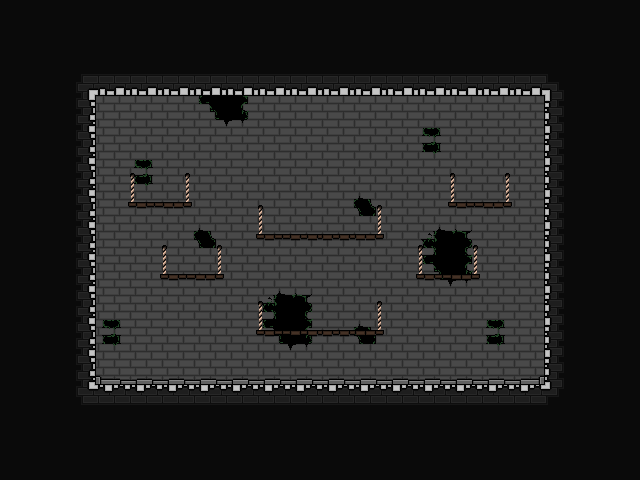

This game map was drawn from its Tiled (.tmx) file and the tilesets committed beside it. A one-line description and the full map source follow:
An orthogonal 20x15 tile map with 32x32 px tiles, 4 tile layers (Background, Walls, Platforms, PlatformsPlaceholder), 3 tilesets and 21 objects.

<map version="1.9" tiledversion="1.9.2" orientation="orthogonal" renderorder="left-up" width="20" height="15" tilewidth="32" tileheight="32" infinite="0" nextlayerid="19" nextobjectid="34">
 <editorsettings>
  <export target="../JSON/map_floor_08.tmj" format="json" />
 </editorsettings>
 <tileset firstgid="1" name="prototype_tileset" tilewidth="32" tileheight="32" tilecount="128" columns="16">
  <image source="../prototype_tileset.png" width="512" height="256" />
 </tileset>
 <tileset firstgid="129" name="playerSketch" tilewidth="32" tileheight="32" tilecount="16" columns="8">
  <image source="../../../Documentation/Recherches/playerSketch.png" width="256" height="64" />
 </tileset>
 <tileset firstgid="145" name="tileset" tilewidth="32" tileheight="32" tilecount="64" columns="8">
  <image source="../tileset.png" width="256" height="256" />
  <tile id="0">
   <properties>
    <property name="collides" type="bool" value="true" />
   </properties>
  </tile>
  <tile id="1">
   <properties>
    <property name="collides" type="bool" value="true" />
   </properties>
  </tile>
  <tile id="2">
   <properties>
    <property name="collides" type="bool" value="true" />
   </properties>
  </tile>
  <tile id="3">
   <properties>
    <property name="collides" type="bool" value="false" />
   </properties>
  </tile>
  <tile id="4">
   <properties>
    <property name="collides" type="bool" value="false" />
   </properties>
  </tile>
  <tile id="5">
   <properties>
    <property name="collides" type="bool" value="false" />
   </properties>
  </tile>
  <tile id="6">
   <properties>
    <property name="collides" type="bool" value="false" />
   </properties>
  </tile>
  <tile id="7">
   <properties>
    <property name="collides" type="bool" value="false" />
   </properties>
  </tile>
  <tile id="8">
   <properties>
    <property name="collides" type="bool" value="true" />
   </properties>
  </tile>
  <tile id="9">
   <properties>
    <property name="collides" type="bool" value="false" />
   </properties>
  </tile>
  <tile id="10">
   <properties>
    <property name="collides" type="bool" value="true" />
   </properties>
  </tile>
  <tile id="11">
   <properties>
    <property name="collides" type="bool" value="false" />
   </properties>
  </tile>
  <tile id="12">
   <properties>
    <property name="collides" type="bool" value="false" />
   </properties>
  </tile>
  <tile id="13">
   <properties>
    <property name="collides" type="bool" value="false" />
   </properties>
  </tile>
  <tile id="14">
   <properties>
    <property name="collides" type="bool" value="false" />
   </properties>
  </tile>
  <tile id="15">
   <properties>
    <property name="collides" type="bool" value="false" />
   </properties>
  </tile>
  <tile id="16">
   <properties>
    <property name="collides" type="bool" value="true" />
   </properties>
  </tile>
  <tile id="17">
   <properties>
    <property name="collides" type="bool" value="true" />
   </properties>
  </tile>
  <tile id="18">
   <properties>
    <property name="collides" type="bool" value="true" />
   </properties>
  </tile>
  <tile id="19">
   <properties>
    <property name="collides" type="bool" value="false" />
   </properties>
  </tile>
  <tile id="20">
   <properties>
    <property name="collides" type="bool" value="false" />
   </properties>
  </tile>
  <tile id="21">
   <properties>
    <property name="collides" type="bool" value="false" />
   </properties>
  </tile>
  <tile id="22">
   <properties>
    <property name="collides" type="bool" value="false" />
   </properties>
  </tile>
  <tile id="23">
   <properties>
    <property name="collides" type="bool" value="false" />
   </properties>
  </tile>
  <tile id="24">
   <properties>
    <property name="collides" type="bool" value="false" />
   </properties>
  </tile>
  <tile id="25">
   <properties>
    <property name="collides" type="bool" value="false" />
   </properties>
  </tile>
  <tile id="26">
   <properties>
    <property name="collides" type="bool" value="false" />
   </properties>
  </tile>
  <tile id="27">
   <properties>
    <property name="collides" type="bool" value="false" />
   </properties>
  </tile>
  <tile id="28">
   <properties>
    <property name="collides" type="bool" value="false" />
   </properties>
  </tile>
  <tile id="29">
   <properties>
    <property name="collides" type="bool" value="false" />
   </properties>
  </tile>
  <tile id="30">
   <properties>
    <property name="collides" type="bool" value="false" />
   </properties>
  </tile>
  <tile id="31">
   <properties>
    <property name="collides" type="bool" value="false" />
   </properties>
  </tile>
  <tile id="32">
   <properties>
    <property name="collides" type="bool" value="false" />
   </properties>
  </tile>
  <tile id="33">
   <properties>
    <property name="collides" type="bool" value="false" />
   </properties>
  </tile>
  <tile id="34">
   <properties>
    <property name="collides" type="bool" value="false" />
   </properties>
  </tile>
  <tile id="35">
   <properties>
    <property name="collides" type="bool" value="false" />
   </properties>
  </tile>
  <tile id="36">
   <properties>
    <property name="collides" type="bool" value="false" />
   </properties>
  </tile>
  <tile id="37">
   <properties>
    <property name="collides" type="bool" value="false" />
   </properties>
  </tile>
  <tile id="38">
   <properties>
    <property name="collides" type="bool" value="false" />
   </properties>
  </tile>
  <tile id="39">
   <properties>
    <property name="collides" type="bool" value="false" />
   </properties>
  </tile>
  <tile id="40">
   <properties>
    <property name="collides" type="bool" value="false" />
   </properties>
  </tile>
  <tile id="41">
   <properties>
    <property name="collides" type="bool" value="false" />
   </properties>
  </tile>
  <tile id="42">
   <properties>
    <property name="collides" type="bool" value="false" />
   </properties>
  </tile>
  <tile id="43">
   <properties>
    <property name="collides" type="bool" value="false" />
   </properties>
  </tile>
  <tile id="44">
   <properties>
    <property name="collides" type="bool" value="false" />
   </properties>
  </tile>
  <tile id="45">
   <properties>
    <property name="collides" type="bool" value="false" />
   </properties>
  </tile>
  <tile id="46">
   <properties>
    <property name="collides" type="bool" value="false" />
   </properties>
  </tile>
  <tile id="47">
   <properties>
    <property name="collides" type="bool" value="false" />
   </properties>
  </tile>
  <tile id="48">
   <properties>
    <property name="collides" type="bool" value="false" />
   </properties>
  </tile>
  <tile id="49">
   <properties>
    <property name="collides" type="bool" value="false" />
   </properties>
  </tile>
  <tile id="50">
   <properties>
    <property name="collides" type="bool" value="false" />
   </properties>
  </tile>
  <tile id="51">
   <properties>
    <property name="collides" type="bool" value="false" />
   </properties>
  </tile>
  <tile id="52">
   <properties>
    <property name="collides" type="bool" value="false" />
   </properties>
  </tile>
  <tile id="53">
   <properties>
    <property name="collides" type="bool" value="false" />
   </properties>
  </tile>
  <tile id="54">
   <properties>
    <property name="collides" type="bool" value="false" />
   </properties>
  </tile>
  <tile id="55">
   <properties>
    <property name="collides" type="bool" value="false" />
   </properties>
  </tile>
  <tile id="56">
   <properties>
    <property name="collides" type="bool" value="false" />
   </properties>
  </tile>
  <tile id="57">
   <properties>
    <property name="collides" type="bool" value="false" />
   </properties>
  </tile>
  <tile id="58">
   <properties>
    <property name="collides" type="bool" value="false" />
   </properties>
  </tile>
  <tile id="59">
   <properties>
    <property name="collides" type="bool" value="false" />
   </properties>
  </tile>
  <tile id="60">
   <properties>
    <property name="collides" type="bool" value="false" />
   </properties>
  </tile>
  <tile id="61">
   <properties>
    <property name="collides" type="bool" value="false" />
   </properties>
  </tile>
  <tile id="62">
   <properties>
    <property name="collides" type="bool" value="false" />
   </properties>
  </tile>
  <tile id="63">
   <properties>
    <property name="collides" type="bool" value="false" />
   </properties>
  </tile>
 </tileset>
 <layer id="14" name="Background" width="20" height="15">
  <data encoding="csv">
154,154,154,154,154,154,154,154,154,154,154,154,154,154,154,154,154,154,154,154,
154,154,154,154,154,154,154,154,154,154,154,154,154,154,154,154,154,154,154,154,
154,154,154,154,154,154,154,154,154,154,154,154,154,154,154,154,154,154,154,154,
154,154,154,0,0,0,0,0,0,0,0,0,0,0,0,0,0,154,154,154,
154,154,154,0,0,0,0,0,0,0,0,0,0,0,0,0,0,154,154,154,
154,154,154,0,0,0,0,0,0,0,0,0,0,0,0,0,0,154,154,154,
154,154,154,0,0,0,0,0,0,0,0,0,0,0,0,0,0,154,154,154,
154,154,154,0,0,0,0,0,0,0,0,0,0,0,0,0,0,154,154,154,
154,154,154,0,0,0,0,0,0,0,0,0,0,0,0,0,0,154,154,154,
154,154,154,0,0,0,0,0,0,0,0,0,0,0,0,0,0,154,154,154,
154,154,154,0,0,0,0,0,0,0,0,0,0,0,0,0,0,154,154,154,
154,154,154,0,0,0,0,0,0,0,0,0,0,0,0,0,0,154,154,154,
154,154,154,154,154,154,154,154,154,154,154,154,154,154,154,154,154,154,154,154,
154,154,154,154,154,154,154,154,154,154,154,154,154,154,154,154,154,154,154,154,
154,154,154,154,154,154,154,154,154,154,154,154,154,154,154,154,154,154,154,154
</data>
 </layer>
 <layer id="3" name="Walls" width="20" height="15">
  <data encoding="csv">
0,0,0,0,0,0,0,0,0,0,0,0,0,0,0,0,0,0,0,0,
0,0,0,0,0,0,0,0,0,0,0,0,0,0,0,0,0,0,0,0,
0,0,0,0,0,0,0,0,0,0,0,0,0,0,0,0,0,0,0,0,
0,0,0,149,149,149,159,160,149,149,149,149,149,149,149,149,149,0,0,0,
0,0,0,149,149,149,149,149,149,149,149,149,149,150,149,149,149,0,0,0,
0,0,0,149,150,149,149,149,149,149,149,149,149,149,149,149,149,0,0,0,
0,0,0,149,149,149,149,149,149,149,149,148,149,149,149,149,149,0,0,0,
0,0,0,149,149,149,148,149,149,149,149,149,149,151,152,149,149,0,0,0,
0,0,0,149,149,149,149,149,149,149,149,149,149,159,160,149,149,0,0,0,
0,0,0,149,149,149,149,149,151,152,149,149,149,149,149,149,149,0,0,0,
0,0,0,150,149,149,149,149,159,160,149,148,149,149,149,150,149,0,0,0,
0,0,0,156,157,157,157,157,157,157,157,157,157,157,157,157,158,0,0,0,
0,0,0,0,0,0,0,0,0,0,0,0,0,0,0,0,0,0,0,0,
0,0,0,0,0,0,0,0,0,0,0,0,0,0,0,0,0,0,0,0,
0,0,0,0,0,0,0,0,0,0,0,0,0,0,0,0,0,0,0,0
</data>
 </layer>
 <layer id="13" name="Platforms" width="20" height="15">
  <data encoding="csv">
0,0,0,0,0,0,0,0,0,0,0,0,0,0,0,0,0,0,0,0,
0,0,0,0,0,0,0,0,0,0,0,0,0,0,0,0,0,0,0,0,
0,0,145,146,146,146,146,146,146,146,146,146,146,146,146,146,146,147,0,0,
0,0,153,0,0,0,0,0,0,0,0,0,0,0,0,0,0,155,0,0,
0,0,153,0,0,0,0,0,0,0,0,0,0,0,0,0,0,155,0,0,
0,0,153,0,0,0,0,0,0,0,0,0,0,0,0,0,0,155,0,0,
0,0,153,0,0,0,0,0,0,0,0,0,0,0,0,0,0,155,0,0,
0,0,153,0,0,0,0,0,0,0,0,0,0,0,0,0,0,155,0,0,
0,0,153,0,0,0,0,0,0,0,0,0,0,0,0,0,0,155,0,0,
0,0,153,0,0,0,0,0,0,0,0,0,0,0,0,0,0,155,0,0,
0,0,153,0,0,0,0,0,0,0,0,0,0,0,0,0,0,155,0,0,
0,0,153,0,0,0,0,0,0,0,0,0,0,0,0,0,0,155,0,0,
0,0,161,162,162,162,162,162,162,162,162,162,162,162,162,162,162,163,0,0,
0,0,0,0,0,0,0,0,0,0,0,0,0,0,0,0,0,0,0,0,
0,0,0,0,0,0,0,0,0,0,0,0,0,0,0,0,0,0,0,0
</data>
 </layer>
 <layer id="17" name="PlatformsPlaceholder" width="20" height="15">
  <data encoding="csv">
0,0,0,0,0,0,0,0,0,0,0,0,0,0,0,0,0,0,0,0,
0,0,0,0,0,0,0,0,0,0,0,0,0,0,0,0,0,0,0,0,
0,0,0,0,0,0,0,0,0,0,0,0,0,0,0,0,0,0,0,0,
0,0,0,0,0,0,0,0,0,0,0,0,0,0,0,0,0,0,0,0,
0,0,0,0,0,0,0,0,0,0,0,0,0,0,0,0,0,0,0,0,
0,0,0,0,60,62,0,0,0,0,0,0,0,0,60,62,0,0,0,0,
0,0,0,0,76,78,0,0,60,61,61,62,0,0,76,78,0,0,0,0,
0,0,0,0,0,73,75,0,76,77,77,78,0,73,75,0,0,0,0,0,
0,0,0,0,0,89,91,0,0,0,0,0,0,89,91,0,0,0,0,0,
0,0,0,0,0,0,0,0,60,0,61,62,0,0,0,0,0,0,0,0,
0,0,0,0,0,0,0,0,76,77,77,78,0,0,0,0,0,0,0,0,
0,0,0,0,0,0,0,0,0,0,0,0,0,0,0,0,0,0,0,0,
0,0,0,0,0,0,0,0,0,0,0,0,0,0,0,0,0,0,0,0,
0,0,0,0,0,0,0,0,0,0,0,0,0,0,0,0,0,0,0,0,
0,0,0,0,0,0,0,0,0,0,0,0,0,0,0,0,0,0,0,0
</data>
 </layer>
 <objectgroup id="16" name="Platforms">
  <object id="11" x="256" y="234" width="128" height="6" />
  <object id="13" x="128" y="202" width="64" height="6" />
  <object id="17" x="256" y="330" width="128" height="6" />
  <object id="18" x="416" y="274" width="64" height="6" />
  <object id="25" x="448" y="202" width="64" height="6" />
  <object id="26" x="160" y="274" width="64" height="6" />
 </objectgroup>
 <objectgroup id="11" name="Interact">
  <object id="3" x="288" y="170" width="64" height="64">
   <properties>
    <property name="opened" type="bool" value="false" />
    <property name="type" value="door" />
   </properties>
  </object>
  <object id="6" x="208" y="352">
   <properties>
    <property name="intensity" type="int" value="1" />
    <property name="type" value="torch" />
   </properties>
   <point />
  </object>
  <object id="7" x="432" y="352">
   <properties>
    <property name="intensity" type="int" value="1" />
    <property name="type" value="torch" />
   </properties>
   <point />
  </object>
  <object id="8" x="352" y="304">
   <properties>
    <property name="intensity" type="int" value="1" />
    <property name="type" value="torch" />
   </properties>
   <point />
  </object>
  <object id="9" x="112" y="352">
   <properties>
    <property name="intensity" type="int" value="1" />
    <property name="type" value="torch" />
   </properties>
   <point />
  </object>
  <object id="10" x="528" y="352">
   <properties>
    <property name="intensity" type="int" value="1" />
    <property name="type" value="torch" />
   </properties>
   <point />
  </object>
  <object id="19" x="128" y="320" width="64" height="64">
   <properties>
    <property name="opened" type="bool" value="false" />
    <property name="type" value="decorativeDoor" />
   </properties>
  </object>
  <object id="21" x="480" y="176">
   <properties>
    <property name="intensity" type="int" value="1" />
    <property name="type" value="torch" />
   </properties>
   <point />
  </object>
  <object id="23" x="160" y="176">
   <properties>
    <property name="intensity" type="int" value="1" />
    <property name="type" value="torch" />
   </properties>
   <point />
  </object>
  <object id="24" x="192" y="256">
   <properties>
    <property name="intensity" type="int" value="1" />
    <property name="type" value="torch" />
   </properties>
   <point />
  </object>
  <object id="29" x="272" y="208">
   <properties>
    <property name="intensity" type="int" value="1" />
    <property name="type" value="torch" />
   </properties>
   <point />
  </object>
  <object id="30" x="320" y="352">
   <properties>
    <property name="intensity" type="int" value="1" />
    <property name="type" value="torch" />
   </properties>
   <point />
  </object>
 </objectgroup>
 <objectgroup id="12" name="Spawns">
  <object id="5" x="160" y="384">
   <properties>
    <property name="type" value="player" />
   </properties>
   <point />
  </object>
  <object id="32" x="96" y="96" width="448" height="288">
   <properties>
    <property name="type" value="enemies" />
   </properties>
  </object>
 </objectgroup>
 <objectgroup id="18" name="UI">
  <object id="33" x="320" y="96">
   <properties>
    <property name="type" value="uiOrigin" />
   </properties>
   <point />
  </object>
 </objectgroup>
</map>
